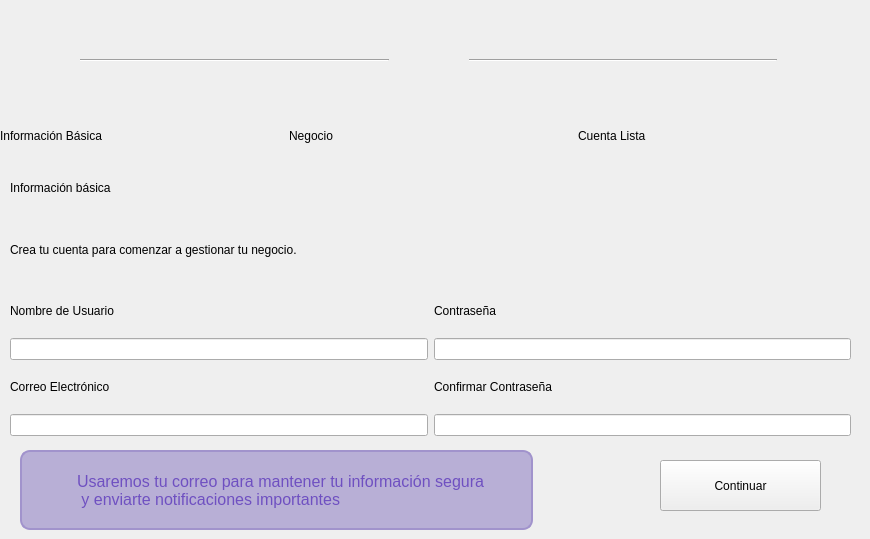
   <widget class="QWidget" name="page">
    <widget class="QWidget" name="horizontalLayoutWidget">
     <property name="geometry">
      <rect>
       <x>10</x>
       <y>20</y>
       <width>841</width>
       <height>81</height>
      </rect>
     </property>
     <layout class="QHBoxLayout" name="progreso">
      <item>
       <widget class="QLabel" name="LBLprofile">
        <property name="maximumSize">
         <size>
          <width>64</width>
          <height>64</height>
         </size>
        </property>
        <property name="text">
         <string/>
        </property>
        <property name="pixmap">
         <pixmap resource="../resources/resources.qrc">:/icons/profileLight.svg</pixmap>
        </property>
        <property name="scaledContents">
         <bool>true</bool>
        </property>
        <property name="styleClass" stdset="0">
         <string>numeroPaso</string>
        </property>
        <property name="paso" stdset="0">
         <string>Activo</string>
        </property>
       </widget>
      </item>
      <item>
       <widget class="Line" name="line_3">
        <property name="styleSheet">
         <string notr="true">color: #279D4F</string>
        </property>
        <property name="orientation">
         <enum>Qt::Horizontal</enum>
        </property>
       </widget>
      </item>
      <item>
       <widget class="QLabel" name="LBLsuitcase">
        <property name="maximumSize">
         <size>
          <width>68</width>
          <height>68</height>
         </size>
        </property>
        <property name="text">
         <string/>
        </property>
        <property name="pixmap">
         <pixmap resource="../resources/resources.qrc">:/icons/iconSuitcase.svg</pixmap>
        </property>
        <property name="scaledContents">
         <bool>true</bool>
        </property>
        <property name="styleClass" stdset="0">
         <string>numeroPaso</string>
        </property>
        <property name="paso" stdset="0">
         <string/>
        </property>
       </widget>
      </item>
      <item>
       <widget class="Line" name="line_4">
        <property name="orientation">
         <enum>Qt::Horizontal</enum>
        </property>
       </widget>
      </item>
      <item>
       <widget class="QLabel" name="LBLcheck">
        <property name="maximumSize">
         <size>
          <width>68</width>
          <height>68</height>
         </size>
        </property>
        <property name="text">
         <string/>
        </property>
        <property name="pixmap">
         <pixmap resource="../resources/resources.qrc">:/icons/checkIconDark.svg</pixmap>
        </property>
        <property name="scaledContents">
         <bool>true</bool>
        </property>
        <property name="styleClass" stdset="0">
         <string>numeroPaso</string>
        </property>
        <property name="paso" stdset="0">
         <string/>
        </property>
       </widget>
      </item>
     </layout>
    </widget>
    <widget class="QWidget" name="progresoDescripcion" native="true">
     <property name="geometry">
      <rect>
       <x>0</x>
       <y>100</y>
       <width>861</width>
       <height>71</height>
      </rect>
     </property>
     <property name="styleSheet">
      <string notr="true">QLabel[texto=&quot;Activo&quot;]{
color: #5D38BB;
font-weight:bold;
font-size: 16px;
}
QLabel[texto=&quot;Inactivo&quot;]{
color:  #6C6686;
font-weight: bold;
font-size:16px;
}</string>
     </property>
     <layout class="QHBoxLayout" name="horizontalLayout_3">
      <item>
       <widget class="QLabel" name="label_6">
        <property name="styleSheet">
         <string notr="true"/>
        </property>
        <property name="text">
         <string>Información Básica</string>
        </property>
        <property name="texto" stdset="0">
         <string>Activo</string>
        </property>
       </widget>
      </item>
      <item>
       <widget class="QLabel" name="label_5">
        <property name="styleSheet">
         <string notr="true">qproperty-alignment: 'AlignCenter';</string>
        </property>
        <property name="text">
         <string>Negocio</string>
        </property>
        <property name="texto" stdset="0">
         <string>Inactivo</string>
        </property>
       </widget>
      </item>
      <item>
       <widget class="QLabel" name="label_4">
        <property name="styleSheet">
         <string notr="true">qproperty-alignment: 'AlignTrailing | AlignVCenter';

</string>
        </property>
        <property name="text">
         <string>Cuenta Lista</string>
        </property>
        <property name="texto" stdset="0">
         <string>Inactivo</string>
        </property>
       </widget>
      </item>
     </layout>
    </widget>
    <widget class="QWidget" name="containerRegistro_3">
     <property name="geometry">
      <rect>
       <x>10</x>
       <y>160</y>
       <width>841</width>
       <height>117</height>
      </rect>
     </property>
     <layout class="QVBoxLayout" name="layoutVRegistro_3">
      <item>
       <widget class="QLabel" name="lblTituloRegistro_3">
        <property name="styleSheet">
         <string notr="true"/>
        </property>
        <property name="text">
         <string>Información básica</string>
        </property>
        <property name="texto" stdset="0">
         <string>Destacado</string>
        </property>
       </widget>
      </item>
      <item>
       <widget class="QLabel" name="lblSubtituloRegistro_3">
        <property name="styleSheet">
         <string notr="true"/>
        </property>
        <property name="text">
         <string>Crea tu cuenta para comenzar a gestionar tu negocio.</string>
        </property>
        <property name="texto" stdset="0">
         <string>Descripcion</string>
        </property>
       </widget>
      </item>
     </layout>
    </widget>
    <widget class="QWidget" name="contenedorInput" native="true">
     <property name="geometry">
      <rect>
       <x>10</x>
       <y>290</y>
       <width>841</width>
       <height>146</height>
      </rect>
     </property>
     <property name="styleSheet">
      <string notr="true">QLabel[texto=&quot;InputTexto&quot;]{
font-size: 16px;
font-weight: bold;
}</string>
     </property>
     <layout class="QGridLayout" name="gridLayout_3">
      <item row="0" column="0">
       <layout class="QVBoxLayout" name="inputLayout">
        <property name="sizeConstraint">
         <enum>QLayout::SetFixedSize</enum>
        </property>
        <item>
         <widget class="QLabel" name="lblTituloRegistro_5">
          <property name="styleSheet">
           <string notr="true"/>
          </property>
          <property name="text">
           <string>Nombre de Usuario</string>
          </property>
          <property name="styleClass" stdset="0">
           <string>tituloPrincipal</string>
          </property>
          <property name="texto" stdset="0">
           <string>InputTexto</string>
          </property>
         </widget>
        </item>
        <item>
         <widget class="QLineEdit" name="inputNombre"/>
        </item>
       </layout>
      </item>
      <item row="0" column="1">
       <layout class="QVBoxLayout" name="inputLayout_6">
        <property name="sizeConstraint">
         <enum>QLayout::SetFixedSize</enum>
        </property>
        <item>
         <widget class="QLabel" name="lblTituloRegistro_10">
          <property name="styleSheet">
           <string notr="true"/>
          </property>
          <property name="text">
           <string>Contraseña</string>
          </property>
          <property name="texto" stdset="0">
           <string>InputTexto</string>
          </property>
         </widget>
        </item>
        <item>
         <widget class="QLineEdit" name="inputContrasena"/>
        </item>
       </layout>
      </item>
      <item row="1" column="0">
       <layout class="QVBoxLayout" name="inputLayout_2">
        <item>
         <widget class="QLabel" name="lblTituloRegistro_6">
          <property name="styleSheet">
           <string notr="true"/>
          </property>
          <property name="text">
           <string>Correo Electrónico</string>
          </property>
          <property name="styleClass" stdset="0">
           <string>tituloPrincipal</string>
          </property>
          <property name="texto" stdset="0">
           <string>InputTexto</string>
          </property>
         </widget>
        </item>
        <item>
         <widget class="QLineEdit" name="inputCorreo"/>
        </item>
       </layout>
      </item>
      <item row="1" column="1">
       <layout class="QVBoxLayout" name="inputLayout_9">
        <property name="sizeConstraint">
         <enum>QLayout::SetFixedSize</enum>
        </property>
        <item>
         <widget class="QLabel" name="lblTituloRegistro_13">
          <property name="styleSheet">
           <string notr="true"/>
          </property>
          <property name="text">
           <string>Confirmar Contraseña</string>
          </property>
          <property name="styleClass" stdset="0">
           <string>tituloPrincipal</string>
          </property>
          <property name="texto" stdset="0">
           <string>InputTexto</string>
          </property>
         </widget>
        </item>
        <item>
         <widget class="QLineEdit" name="inputContrasenaConfirmar"/>
        </item>
       </layout>
      </item>
     </layout>
    </widget>
    <widget class="QWidget" name="widget" native="true">
     <property name="geometry">
      <rect>
       <x>20</x>
       <y>450</y>
       <width>831</width>
       <height>80</height>
      </rect>
     </property>
     <widget class="QFrame" name="frame">
      <property name="geometry">
       <rect>
        <x>0</x>
        <y>0</y>
        <width>513</width>
        <height>80</height>
       </rect>
      </property>
      <property name="styleSheet">
       <string notr="true">background-color: rgba(161, 147, 204, 0.7);
border: 2px solid rgba(161, 147, 204, 1);
border-radius: 10px;</string>
      </property>
      <property name="frameShape">
       <enum>QFrame::StyledPanel</enum>
      </property>
      <property name="frameShadow">
       <enum>QFrame::Raised</enum>
      </property>
      <layout class="QHBoxLayout" name="horizontalLayout_7">
       <item>
        <widget class="QLabel" name="lightbulb">
         <property name="maximumSize">
          <size>
           <width>40</width>
           <height>40</height>
          </size>
         </property>
         <property name="styleSheet">
          <string notr="true">
    /* Aumenta las dimensiones del elemento */
    min-width: 40px;
    max-width: 40px;
    min-height: 40px;
    max-height: 40px;
    qproperty-alignment: 'AlignCenter';
background-color: transparent;
border: None;</string>
         </property>
         <property name="text">
          <string/>
         </property>
         <property name="pixmap">
          <pixmap resource="../resources/resources.qrc">:/icons/lightbulb.svg</pixmap>
         </property>
         <property name="scaledContents">
          <bool>true</bool>
         </property>
         <property name="styleClass" stdset="0">
          <string/>
         </property>
         <property name="paso" stdset="0">
          <string/>
         </property>
        </widget>
       </item>
       <item>
        <widget class="QLabel" name="descripcion_2">
         <property name="styleSheet">
          <string notr="true"> background-color: transparent;
border: 0pt;
color: rgba(93, 56, 187, 0.8);
font-size:12pt;

</string>
         </property>
         <property name="text">
          <string>Usaremos tu correo para mantener tu información segura
 y enviarte notificaciones importantes</string>
         </property>
        </widget>
       </item>
      </layout>
     </widget>
     <widget class="QPushButton" name="continuarUno">
      <property name="geometry">
       <rect>
        <x>640</x>
        <y>10</y>
        <width>161</width>
        <height>51</height>
       </rect>
      </property>
      <property name="styleSheet">
       <string notr="true"/>
      </property>
      <property name="text">
       <string>Continuar</string>
      </property>
      <property name="boton" stdset="0">
       <string>Primario</string>
      </property>
     </widget>
    </widget>
   </widget>
